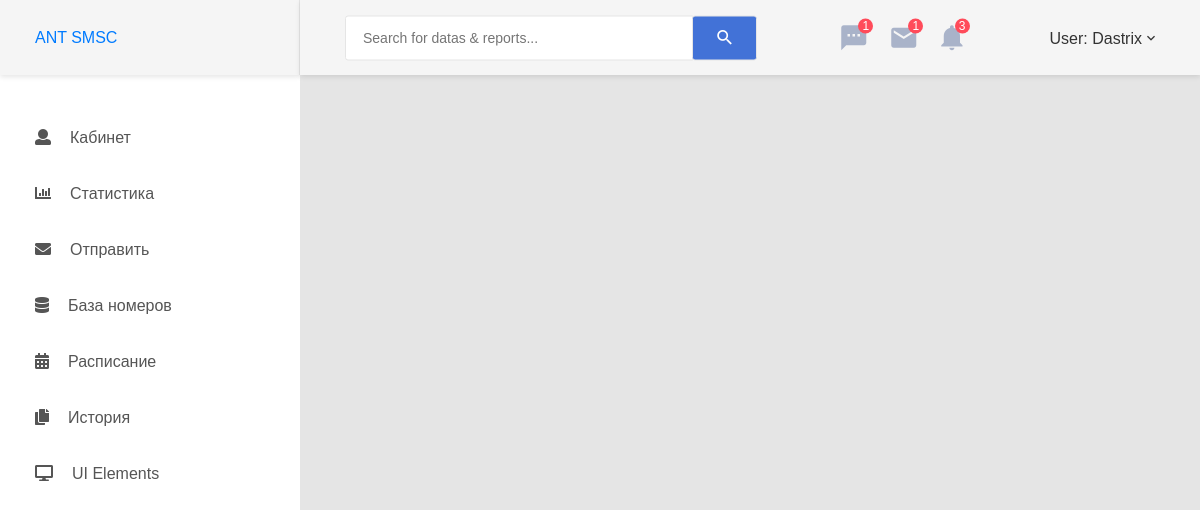
/account/ (signed in), run on an earlier commit of the app's database.
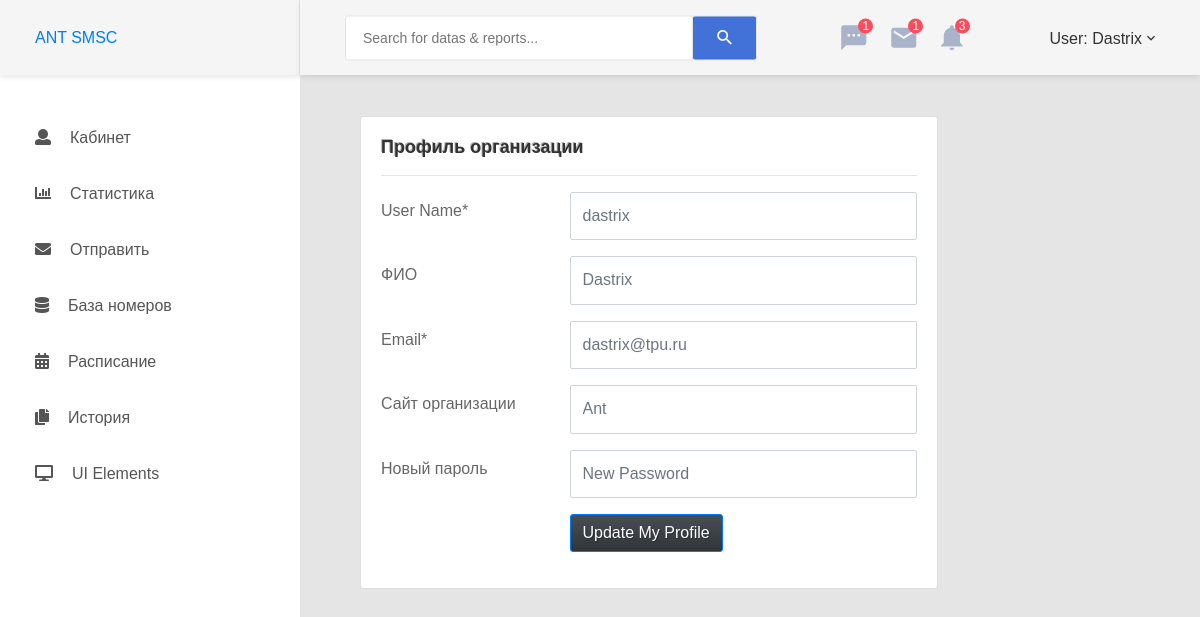
And on a later commit of the database.
### SMSC/models.py (models this page shows)
class Account (models.Model):
    AccLogin = models.CharField(max_length=15)
    AccName = models.CharField(max_length=15)
    AccOrg = models.CharField(max_length=30)
    AccMail = models.CharField(max_length=30)
    AccSubscribe = models.CharField(max_length=12)

### SMSC/views.py (the view)
# urls.py: url(r'^account/$', views.account, name='account'),
@login_required
def account(request):
    if request.method == "POST":
        form = AccountForm(request.POST)
        if form.is_valid():
            blog_item = form.save(commit=False)
            blog_item.save()
    else:
        form = AccountForm()
    test=Account.objects.all()
    context={'form':form, 'test':test}
    return render(request, 'smsc/account.html', context)

### SMSC/forms.py
class AccountForm(ModelForm):
    class Meta:
        model=Account
        fields=['AccLogin', 'AccName', 'AccOrg', 'AccMail']
    def __init__(self, *args, **kwargs):
        super(AccountForm, self).__init__(*args, **kwargs)
        self.fields['AccMail'].widget.attrs.update({'class' : 'btn'})

### SMSC/templates/smsc/account.html
{% extends "smsc/wrapper.html" %}
{% block content %}
    {% for Account in test %}
<div class="container">
	<div class="row">
		<div class="col-md-9">
		    <div class="card">
		        <div class="card-body">
		            <div class="row">
		                <div class="col-md-12">
		                    <h4>Профиль организации</h4>
		                    <hr>
		                </div>
		            </div>
		            <div class="row">
		                <div class="col-md-12">
		                    <form>
                              <div class="form-group row">
                                <label for="username" class="col-4 col-form-label">User Name*</label>
                                <div class="col-8">
                                  <input id="username" name="username" placeholder="{{ user.username }}" class="form-control here" required="required" type="text">
                                </div>
                              </div>
                              <div class="form-group row">
                                <label for="name" class="col-4 col-form-label">ФИО</label>
                                <div class="col-8">
                                  <input id="name" name="name" placeholder="{{ Account.AccName }}" class="form-control here" type="text">
                                </div>
                              </div>
                              <div class="form-group row">
                                <label for="email" class="col-4 col-form-label">Email*</label>
                                <div class="col-8">
                                  <input id="email" name="email" placeholder="{{ Account.AccMail }}" class="form-control here" required="required" type="text">
                                </div>
                              </div>
                              <div class="form-group row">
                                <label for="website" class="col-4 col-form-label">Сайт организации</label>
                                <div class="col-8">
                                  <input id="website" name="website" placeholder="{{ Account.AccOrg }}" class="form-control here" type="text">
                                </div>
                              </div>
                              <div class="form-group row">
                                <label for="newpass" class="col-4 col-form-label">Новый пароль</label>
                                <div class="col-8">
                                  <input id="newpass" name="newpass" placeholder="New Password" class="form-control here" type="text">
                                </div>
                              </div>
                              <div class="form-group row">
                                <div class="offset-4 col-8">
                                  <button name="submit" type="submit" class="btn btn-primary">Update My Profile</button>
                                                       </div>
                              </div>
                            </form>
		                </div>
		            </div>
		        </div>
		    </div>
		</div>
	</div>
</div>
    {% endfor %}
 {% endblock %}

### SMSC/templates/smsc/wrapper.html (shortened to what this page needs)
<!DOCTYPE html>
<html lang="ru">
<head>
    {% load staticfiles %}
    <link rel="stylesheet" href="{%static 'css/bootstrap.min.css'%}" type="text/css">
    <link href="{%static 'vendor/font-awesome-4.7/css/font-awesome.min.css' %}" rel="stylesheet" media="all">
    <link href="{%static 'vendor/font-awesome-5/css/fontawesome-all.min.css' %}" rel="stylesheet" media="all">
    <link href="{%static 'vendor/mdi-font/css/material-design-iconic-font.min.css' %}" rel="stylesheet" media="all">
    <link href="{% static 'vendor/bootstrap-4.1/bootstrap.min.css' %}" rel="stylesheet" media="all">
    <link href="{%static 'vendor/animsition/animsition.min.css' %}" rel="stylesheet" media="all">
    <link href="{%static 'vendor/bootstrap-progressbar/bootstrap-progressbar-3.3.4.min.css' %}" rel="stylesheet" media="all">
    <link href="{%static 'vendor/wow/animate.css' %}" rel="stylesheet" media="all">
    <link href="{%static 'vendor/css-hamburgers/hamburgers.min.css' %}" rel="stylesheet" media="all">
    <link href="{%static 'vendor/slick/slick.css' %}" rel="stylesheet" media="all">
    <link href="{%static 'vendor/select2/select2.min.css'  %}" rel="stylesheet" media="all">
    <link href="{%static 'vendor/perfect-scrollbar/perfect-scrollbar.css'  %}" rel="stylesheet" media="all">
    <link href="{% static 'css/theme.css' %}" rel="stylesheet" media="all">
</head>
<body class="animsition">
    <div class="page-wrapper">
        <aside class="menu-sidebar d-none d-lg-block">
            <div class="logo">
                <a href="#">
                    <a href="index.html">ANT SMSC</a>
                </a>
            </div>
            <div class="menu-sidebar__content js-scrollbar1">
                <nav class="navbar-sidebar">
                    <ul class="list-unstyled navbar__list">
                        <li>
                            <a href="/account">
                                <i class="fas fa-user"></i>Кабинет</a>
                        </li>
                        <li>
                            <a href="#">
                                <i class="fas fa-chart-bar"></i>Статистика</a>
                        </li>
                        <li>
                            <a href="/submit">
                                <i class="fas fa-envelope"></i>Отправить</a>
                        </li>
                        <li>
                            <a href="/ndb">
                                <i class="fas fa-database"></i>База номеров</a>
                        </li>
                        <li>
                            <a href="#">
                                <i class="fas fa-calendar-alt"></i>Расписание</a>
                        </li>
                        <li class="has-sub">
                            <a class="js-arrow" href="#">
                                <i class="fas fa-copy"></i>История</a>
                        </li>
                        <li class="has-sub">
                            <a class="js-arrow" href="#">
                                <i class="fas fa-desktop"></i>UI Elements</a>
                        </li>
                    </ul>
                </nav>
            </div>
        </aside>
        <div class="page-container">
            <header class="header-desktop">
                <div class="section__content section__content--p30">
                    <div class="container-fluid">
                        <div class="header-wrap">
                            <form class="form-header" action="" method="POST">
                                <input class="au-input au-input--xl" type="text" name="search" placeholder="Search for datas &amp; reports..." />
                                <button class="au-btn--submit" type="submit">
                                    <i class="zmdi zmdi-search"></i>
                                </button>
                            </form>
                            <div class="header-button">
                                <div class="noti-wrap">
                                    <div class="noti__item js-item-menu">
                                        <i class="zmdi zmdi-comment-more"></i>
                                        <span class="quantity">1</span>
                                    </div>
                                    <div class="noti__item js-item-menu">
                                        <i class="zmdi zmdi-email"></i>
                                        <span class="quantity">1</span>
                                    </div>
                                    <div class="noti__item js-item-menu">
                                        <i class="zmdi zmdi-notifications"></i>
                                        <span class="quantity">3</span>
                                    </div>
                                </div>
                                <div class="account-wrap">
                                    <div class="account-item clearfix js-item-menu">
                                        <div class="content">
                                            {% if user.is_authenticated %}
                                            <a class="js-acc-btn" href="#">User: {{ user.get_username }}</a>
                                        </div>
                                            {% else %}
                                                <a href="{% url 'login'%}?next={{request.path}}">Login</a>
                                                   {% endif %}
                                    </div>
                                </div>
                            </div>
                        </div>
                    </div>
                </div>
            </header>
            <div class="main-content">
                <div class="section__content section__content--p30">
                    <div class="container-fluid">
                    {% block content %}
                    {% endblock %}
                    </div>
                </div>
            </div>
        </div>
    </div>
</body>
</html>

What changed in the data, as far as the page shows it:
added Account: {{ user.username }} "dastrix", name "Dastrix", email "dastrix@tpu.ru", website "Ant"
